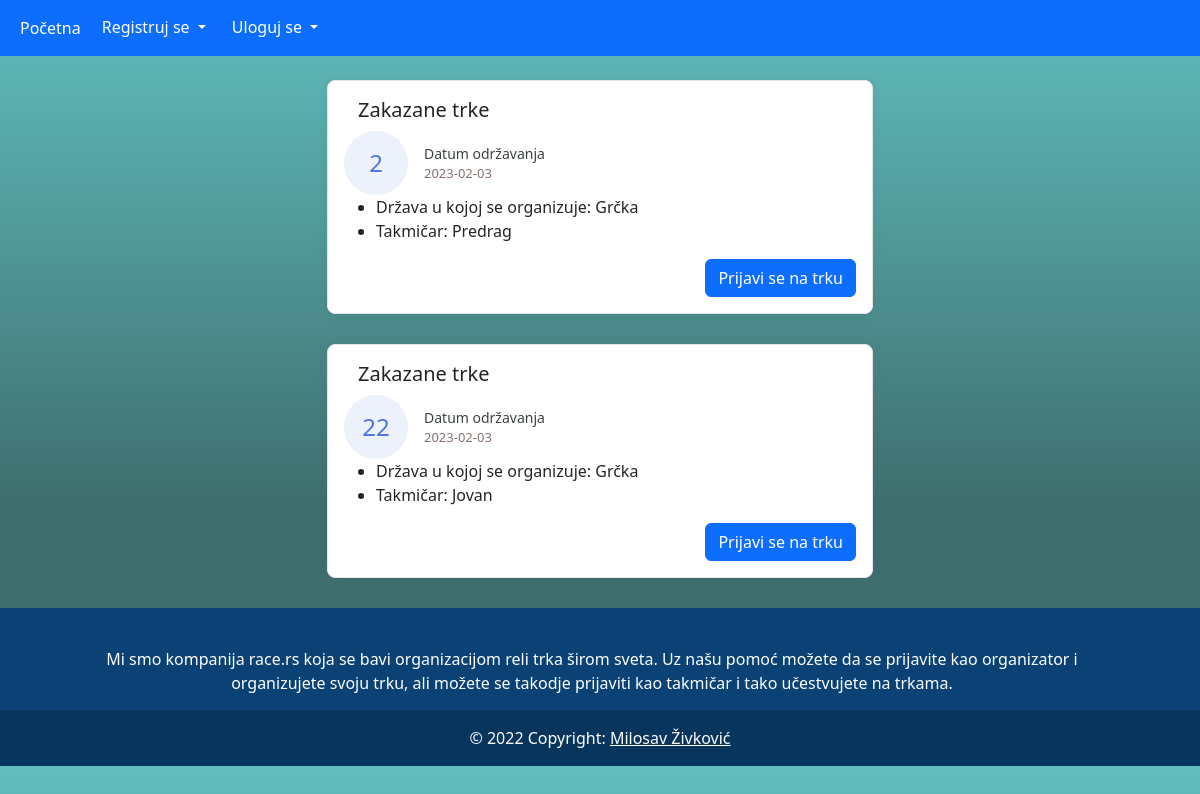
The app's page /pages/prijavaNaTrku.php?id=4 with its own data.
### tables this page shows
CREATE TABLE `prijave` (
  `idPrijave` int(6) UNSIGNED NOT NULL,
  `drzava` varchar(30) DEFAULT NULL,
  `datumOdrzavanja` date DEFAULT NULL,
  `takmicar` varchar(30) DEFAULT NULL
);

### pages/prijavaNaTrku.php (the view, shortened to what this page needs)
<!DOCTYPE html>
<html lang="en">
<head>
    <link href="https://cdn.jsdelivr.net/npm/bootstrap@5.2.3/dist/css/bootstrap.min.css" rel="stylesheet">
    <link rel="stylesheet" href="../css/style.css">
</head>
<body>
    <?php include '../komponente/nav.php' ?>
    <br>
    <?php
        include '../database/konekcija.php';
        $id=$_GET["id"];
        $sql2 = "SELECT * FROM trke";
            $result = $conn->query($sql2);
            while ($row = $result->fetch_assoc()) {
                if($id==$row["idTrke"])
                {
                    $drzava=$row['drzava'];
                    $datum= $row['datum'];
                }
            }
        $sql = "SELECT * FROM prijave";
        $result = $conn->query($sql);
        while ($row = $result->fetch_assoc()) {
            if($datum==$row["datumOdrzavanja"] && $drzava==$row["drzava"])
            {
                echo '
                    <div class="container">
                        <div class="row">
                            <div class="col-lg-6">
                                <div class="card card-margin">
                                    <div class="card-header no-border">
                                        <h5 class="card-title">Zakazane trke</h5>
                                    </div>
                                    <div class="card-body pt-0">
                                        <div class="widget-49">
                                            <div class="widget-49-title-wrapper">
                                                <div class="widget-49-date-primary">
                                                    <span class="widget-49-date-day">'. $row['idPrijave'] . '</span>
                                                </div>
                                                <div class="widget-49-meeting-info">
                                                    <span class="widget-49-pro-title">Datum održavanja</span>
                                                    <span class="widget-49-meeting-time">' . $row['datumOdrzavanja'] . '</span>
                                                </div>
                                            </div>
                                            <ul class="widget-49-meeting-points">
                                                <li class="widget-49-meeting-item"><span>Država u kojoj se organizuje: ' . $row['drzava'] . '</span></li>
                                                <li class="widget-49-meeting-item"><span>Takmičar: ' . $row['takmicar'] . '</li>
                                            </ul>
                                            <div id="prijavaTrka" class="widget-49-meeting-action">
                                                <form method="post">
                                                    <input name="prijavaTrka" type="submit" class="btn btn-primary" value="Prijavi se na trku">
                                                </form>
                                            </div>
                                        </div>
                                    </div>
                                </div>
                            </div>
                        </div>
                    </div>';
            }
        }
    ?>
    <?php
        include '../komponente/footer.php';
    ?>
</body>
</html>

### css/style.css (style rules this page uses)
p,h1,h3,h5 { margin:15px; }
body { background: rgb(63,111,111); background: linear-gradient(0deg, rgba(63,111,111,1) 35%, rgba(97,190,190,1) 100%); }
.card-margin { margin-bottom: 1.875rem; }
.card { border: 0; box-shadow: 0px 0px 10px 0px rgba(82, 63, 105, 0.1); -webkit-box-shadow: 0px 0px 10px 0px rgba(82, 63, 105, 0.1); -moz-box-shadow: 0px 0px 10px 0px rgba(82, 63, 105, 0.1); -ms-box-shadow: 0px 0px 10px 0px rgba(82, 63, 105, 0.1); }
.row { justify-content: center; align-items: center; }
.card { position: relative; display: flex; flex-direction: column; min-width: 0; word-wrap: break-word; background-color: #ffffff; background-clip: border-box; border: 1px solid #e6e4e9; border-radius: 8px; }
.card .card-header.no-border { border: 0; }
.card .card-header { background: none; padding: 0 0.9375rem; font-weight: 500; display: flex; align-items: center; min-height: 50px; }
.card-header:first-child { border-radius: calc(8px - 1px) calc(8px - 1px) 0 0; }
.widget-49 .widget-49-title-wrapper { display: flex; align-items: center; }
.widget-49 .widget-49-title-wrapper .widget-49-date-primary { display: flex; align-items: center; justify-content: center; flex-direction: column; background-color: #edf1fc; width: 4rem; height: 4rem; border-radius: 50%; }
.widget-49 .widget-49-title-wrapper .widget-49-date-primary .widget-49-date-day { color: #4e73e5; font-weight: 500; font-size: 1.5rem; line-height: 1; }
.widget-49 .widget-49-title-wrapper .widget-49-date-primary { color: #4e73e5; line-height: 1; font-size: 1rem; text-transform: uppercase; }
.widget-49 .widget-49-title-wrapper .widget-49-meeting-info { display: flex; flex-direction: column; margin-left: 1rem; }
.widget-49 .widget-49-title-wrapper .widget-49-meeting-info .widget-49-pro-title { color: #3c4142; font-size: 14px; }
.widget-49 .widget-49-title-wrapper .widget-49-meeting-info .widget-49-meeting-time { color: #877070; font-size: 13px; }
.widget-49 .widget-49-meeting-action { text-align: right; }

### records on screen
prijave: idPrijave "2", datumOdrzavanja "2023-02-03", drzava "Grčka", takmicar "Predrag"
prijave: idPrijave "22", datumOdrzavanja "2023-02-03", drzava "Grčka", takmicar "Jovan"
